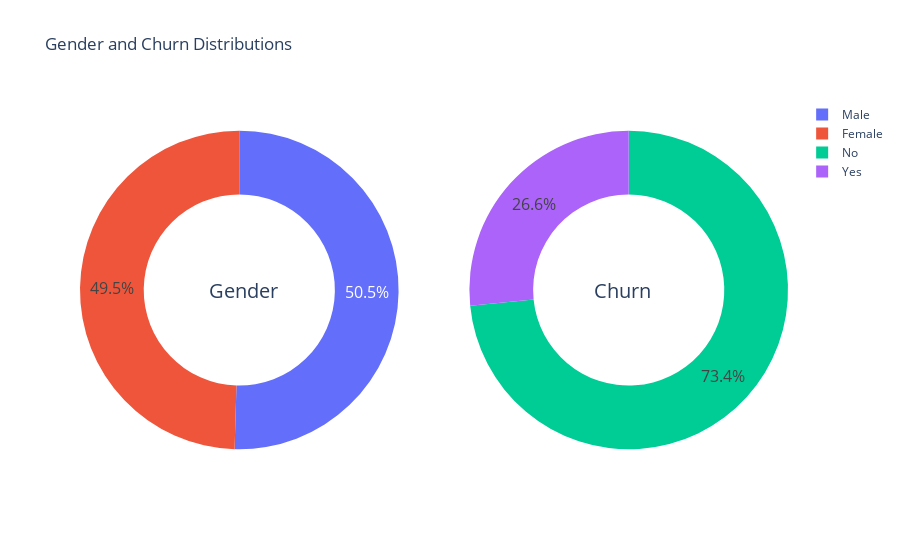

Notebook cell for this chart:
### Markdown cell above
DATA Visualization

### Code cell
g_labels = ['Male', 'Female']
c_labels = ['No', 'Yes']

# Create subplots: use 'domain' type for Pie subplot
fig = make_subplots(rows=1, cols=2, specs=[[{'type':'domain'}, {'type':'domain'}]])
fig.add_trace(go.Pie(labels=g_labels, values=df['gender'].value_counts(), name="Gender"),1, 1)
fig.add_trace(go.Pie(labels=c_labels, values=df['Churn'].value_counts(), name="Churn"),1, 2)

# Use `hole` to create a donut-like pie chart
fig.update_traces(hole=.6, hoverinfo="label+percent+name", textfont_size=16)

fig.update_layout(
    title_text="Gender and Churn Distributions",
    # Add annotations in the center of the donut pies.
    annotations=[dict(text='Gender', x=0.18, y=0.5, font_size=20, showarrow=False),
                 dict(text='Churn', x=0.81, y=0.5, font_size=20, showarrow=False)])
fig.show()

### Figure 1 — Plotly figure (JSON) as saved in the notebook; plotly's stock layout.template omitted (floating-point values rounded to 4 significant figures)
{"data": [{"domain": {"x": [0, 0.45], "y": [0, 1]}, "hole": 0.6, "hoverinfo": "label+percent+name", "labels": ["Male", "Female"], "name": "Gender", "textfont": {"size": 16}, "type": "pie", "values": [3549, 3483]}, {"domain": {"x": [0.55, 1], "y": [0, 1]}, "hole": 0.6, "hoverinfo": "label+percent+name", "labels": ["No", "Yes"], "name": "Churn", "textfont": {"size": 16}, "type": "pie", "values": [5163, 1869]}], "layout": {"annotations": [{"font": {"size": 20}, "showarrow": false, "text": "Gender", "x": 0.18, "y": 0.5}, {"font": {"size": 20}, "showarrow": false, "text": "Churn", "x": 0.81, "y": 0.5}], "autosize": true, "title": {"text": "Gender and Churn Distributions"}}}
